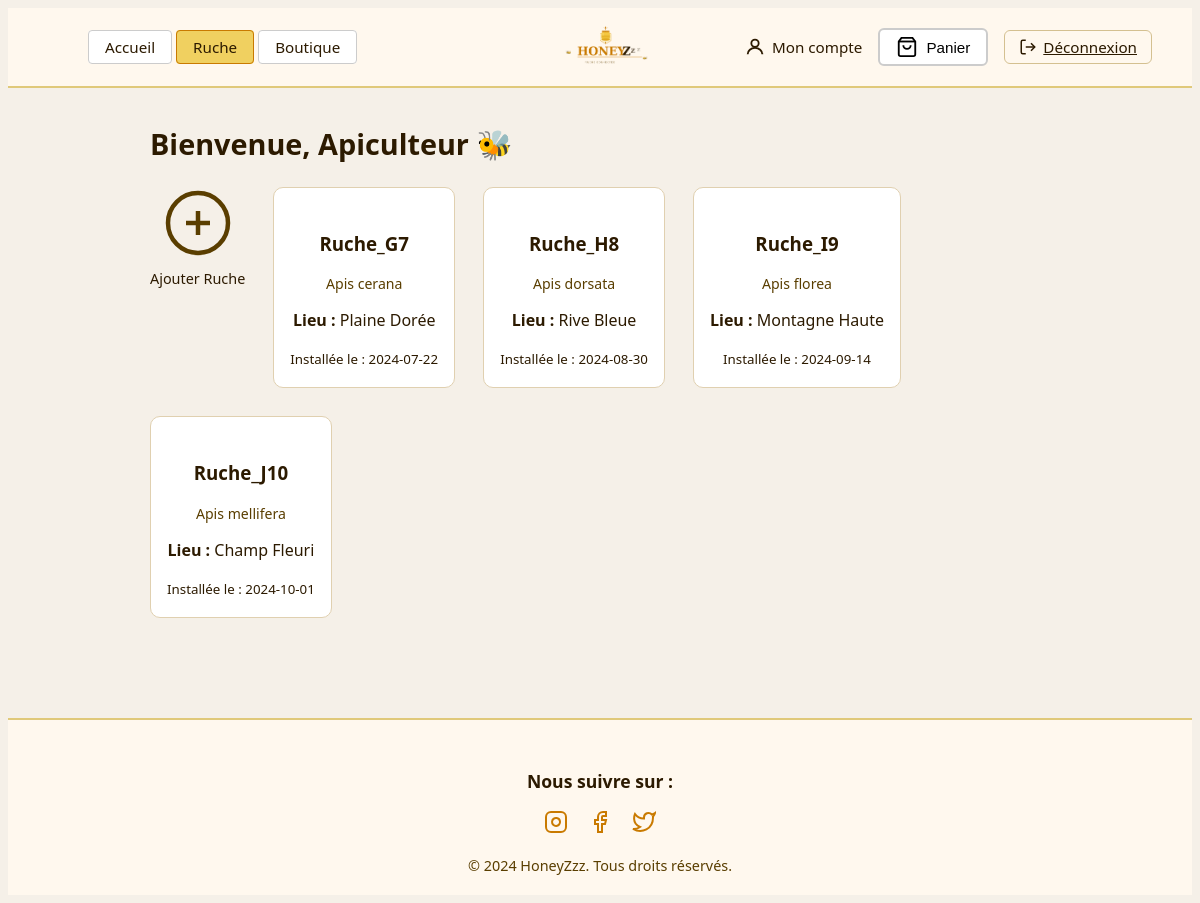
The app's page /apiculteur.php (signed in) with its own data.
### tables this page shows
CREATE TABLE Ruche (
	idRuche int,
	nom VARCHAR(50),
	dateInstallation DATE,
	especeAbeille VARCHAR(50),
	statut VARCHAR(50),
	idEmplacement int,
	constraint pk_idRuche_ruche PRIMARY KEY (idRuche ),
	constraint fk_emplacement_ruche FOREIGN KEY (idEmplacement) REFERENCES Emplacement(idEmplacement),
		constraint check_statut_ruche CHECK (statut IN('active','inactive', 'maintenance'))
);

CREATE TABLE Emplacement (
	idEmplacement INT,
	nomLieu VARCHAR(50),
	adresse VARCHAR(50),
	idUtilisateur int,
	constraint pk_idEmplacement_emplacement PRIMARY KEY(idEmplacement),
	constraint fk_idUtilisateur_utilisateur FOREIGN KEY (idUtilisateur) REFERENCES Utilisateur(idUtilisateur)	
);

### fonctions.php (the view, shortened to what this page needs)
<?php
function AfficherRuche($connexion, $mailU) {
    $query = "SELECT R.nom, R.dateInstallation, R.especeAbeille, R.statut, E.nomLieu, E.adresse
              FROM Ruche R
              JOIN Emplacement E ON R.idEmplacement = E.idEmplacement
              JOIN Utilisateur U ON E.idUtilisateur = U.idUtilisateur
              WHERE U.mailU = '$mailU'";
    $resultat = mysqli_query($connexion, $query);
    if ($resultat) {
        $total = mysqli_num_rows($resultat);
        $i = 1;
        while ($r = mysqli_fetch_array($resultat)) {
            if ($i == 1) {
                echo "<li class='first'>";
            } elseif ($i == $total) {
                echo "<li class='last'>";
            } else {
                echo "<li>";
            }
            $lien = "controleruche.php?nom=" . urlencode($r['nom']);
            echo "  <a href='$lien' class='card' style='text-decoration:none; color:inherit;'>";
            echo "    <h3>" . $r["nom"] . "</h3>";
            echo "    <p class='card-label'>" . $r["especeAbeille"] . "</p>";
            echo "    <p><strong>Lieu :</strong> " . $r["nomLieu"] . "</p>";
            echo "    <div class='footer-card'><small>Installée le : " . $r["dateInstallation"] . "</small></div>";
            echo "  </a>";
            echo "</li>";
            $i++;
        }
    } else {
        echo "Erreur SQL : " . mysqli_error($connexion);
    }
}
?>

### style.css (style rules this page uses)
body { font-family: 'Segoe UI', Arial, sans-serif; background: #f5f0e8; color: #2c1a00; }
.card { background: #fff; border: 1px solid #e0d0b0; border-radius: 10px; padding: 24px 16px 18px; text-align: center; transition: box-shadow 0.2s, transform 0.2s; cursor: pointer; text-decoration: none; display: block; color: inherit; }
.card-label { font-size: 0.88rem; color: #5a3e00; font-weight: 500; }

### records on screen
ruche: nom "Ruche_G7", especeAbeille "Apis cerana", idEmplacement.nomLieu "Plaine Dorée", dateInstallation "2024-07-22"
ruche: nom "Ruche_H8", especeAbeille "Apis dorsata", idEmplacement.nomLieu "Rive Bleue", dateInstallation "2024-08-30"
ruche: nom "Ruche_I9", especeAbeille "Apis florea", idEmplacement.nomLieu "Montagne Haute", dateInstallation "2024-09-14"
ruche: nom "Ruche_J10", especeAbeille "Apis mellifera", idEmplacement.nomLieu "Champ Fleuri", dateInstallation "2024-10-01"
